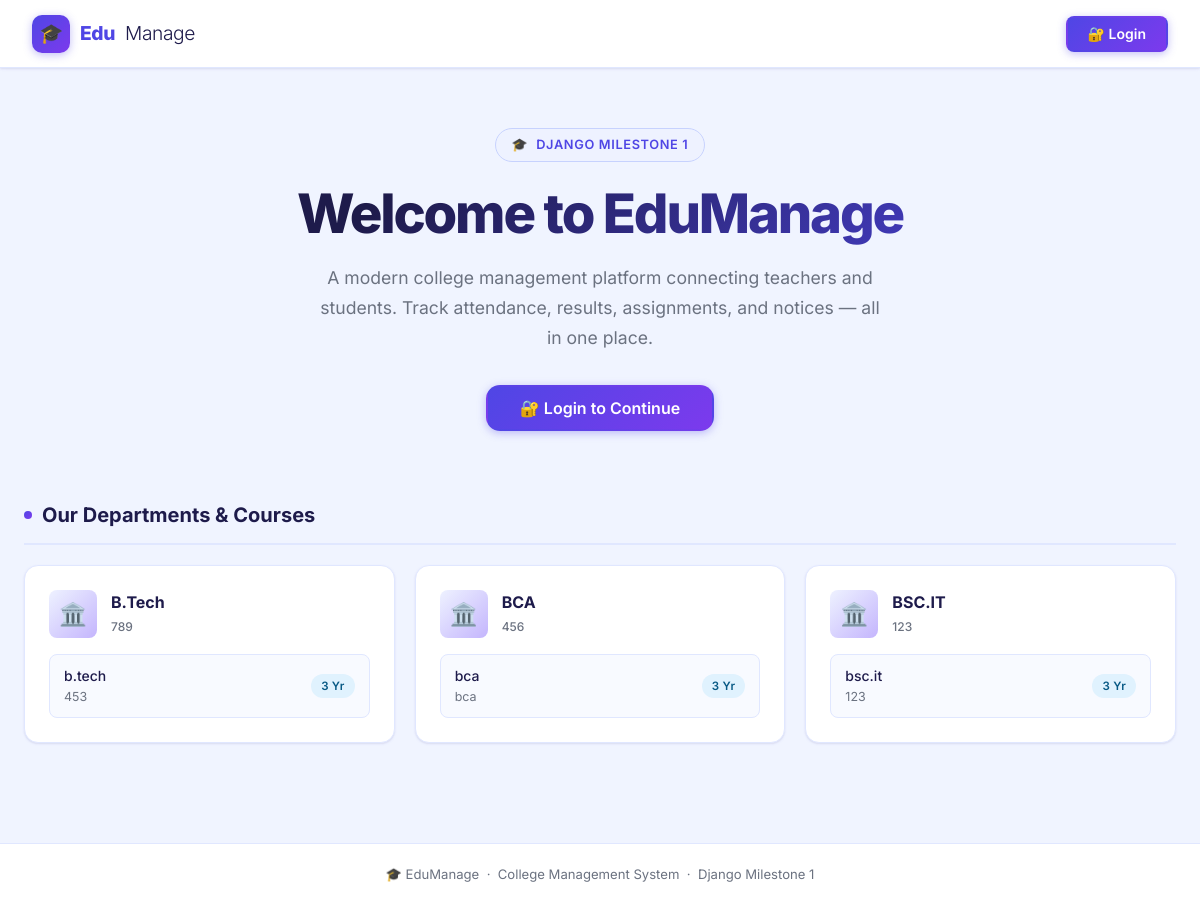
The page / on the database its author committed.
### academics/models.py (models this page shows, shortened)
class Department(models.Model):
    name = models.CharField(max_length=100, unique=True)
    code = models.CharField(max_length=10, unique=True)
    description = models.TextField(blank=True)
    class Meta:
        ordering = ["name"]

class Course(models.Model):
    name = models.CharField(max_length=100)
    code = models.CharField(max_length=12, unique=True)
    department = models.ForeignKey(
        Department,
        on_delete=models.PROTECT,
        related_name="courses",
    )
    duration_years = models.PositiveSmallIntegerField(
        default=3,
        validators=[MinValueValidator(1), MaxValueValidator(6)],
    )
    class Meta:
        ordering = ["name"]

### core/views.py (the view, shortened to what this page needs)
# urls.py: 2. Add a URL to urlpatterns:  path('', views.home, name='home')
def home(request):
    departments = Department.objects.prefetch_related("courses")
    return render(
        request,
        "core/home.html",
        {"departments": departments},
    )

### core/templates/core/home.html (shortened to what this page needs)
{% extends "base.html" %}
{% load static %}
{% block content %}
<div class="page-content" style="padding-top:40px;">
  <div class="hero" style="padding-top:20px;">
    <div class="hero-badge">
      <span>🎓</span> Django Milestone 1
    </div>
    <h1>Welcome to EduManage</h1>
    <p>
      A modern college management platform connecting teachers and students.
      Track attendance, results, assignments, and notices — all in one place.
    </p>
    {% if not user.is_authenticated %}
    <div class="hero-actions">
      <a href="{% url 'login' %}" class="btn btn-primary btn-lg">🔐 Login to Continue</a>
    </div>
    {% endif %}
  </div>
  {% if departments %}
  <div style="margin-top:20px;">
    <h2 class="section-heading">
      <span class="dot"></span> Our Departments &amp; Courses
    </h2>
    <div class="card-grid">
      {% for dept in departments %}
      <div class="dept-card" style="animation-delay:{{ forloop.counter0 }}00ms">
        <div class="dept-header">
          <div class="dept-icon">🏛️</div>
          <div>
            <div class="dept-name">{{ dept.name }}</div>
            <div class="dept-code">{{ dept.code }}</div>
          </div>
        </div>
        <ul class="course-list">
          {% for course in dept.courses.all %}
            <li class="course-item">
              <div>
                <div class="course-name">{{ course.name }}</div>
                <div class="course-code">{{ course.code }}</div>
              </div>
              <span class="badge badge-info">{{ course.duration_years }} yr</span>
            </li>
          {% empty %}
            <li style="font-size:.85rem;color:var(--text-muted);padding:8px 0;">No courses added yet.</li>
          {% endfor %}
        </ul>
      </div>
      {% endfor %}
    </div>
  </div>
  {% endif %}
</div>
{% endblock %}

### core/templates/base.html (shortened to what this page needs)
{% load static %}
<!doctype html>
<html lang="en">
<head>
  <link rel="stylesheet" href="{% static 'core/site.css' %}">
</head>
<body>
  <nav class="navbar">
    <a href="{% url 'home' %}" class="navbar-logo">
      <div class="logo-icon">🎓</div>
      Edu<span>Manage</span>
    </a>
    <div class="nav-actions">
      {% if user.is_authenticated %}
        <div class="nav-user">
          <div class="nav-avatar">
            {{ user.get_full_name|default:user.username|slice:":1"|upper }}
          </div>
          <div>
            <div style="font-weight:600;color:var(--text);font-size:.875rem;">
              {{ user.get_full_name|default:user.username }}
            </div>
          </div>
          {% comment %}Role badge{% endcomment %}
          {% if user.teacher_profile %}
            <span class="nav-role-badge teacher">Teacher</span>
          {% elif user.student_profile %}
            <span class="nav-role-badge student">Student</span>
          {% endif %}
        </div>
        {% if user.teacher_profile %}
          <a href="{% url 'teacher_dashboard' %}" class="btn btn-outline btn-sm">Dashboard</a>
        {% elif user.student_profile %}
          <a href="{% url 'student_dashboard' %}" class="btn btn-outline btn-sm">Dashboard</a>
        {% endif %}
        <form method="post" action="{% url 'logout' %}" style="margin:0;">
          {% csrf_token %}
          <button type="submit" class="btn btn-danger btn-sm">Logout</button>
        </form>
      {% else %}
        <a href="{% url 'login' %}" class="btn btn-primary" id="navbar-login-btn">🔐 Login</a>
      {% endif %}
    </div>
  </nav>
  {% block content %}{% endblock %}
  <footer class="footer">
    <p>🎓 EduManage &nbsp;·&nbsp; College Management System &nbsp;·&nbsp; Django Milestone 1</p>
  </footer>
</body>
</html>

### rows shown on the page
Department: name "B.Tech", code "789"
Course: name "b.tech", code "453", duration_years "3"
Department: name "BCA", code "456"
Course: name "bca", code "bca", duration_years "3"
Department: name "BSC.IT", code "123"
Course: name "bsc.it", code "123", duration_years "3"
